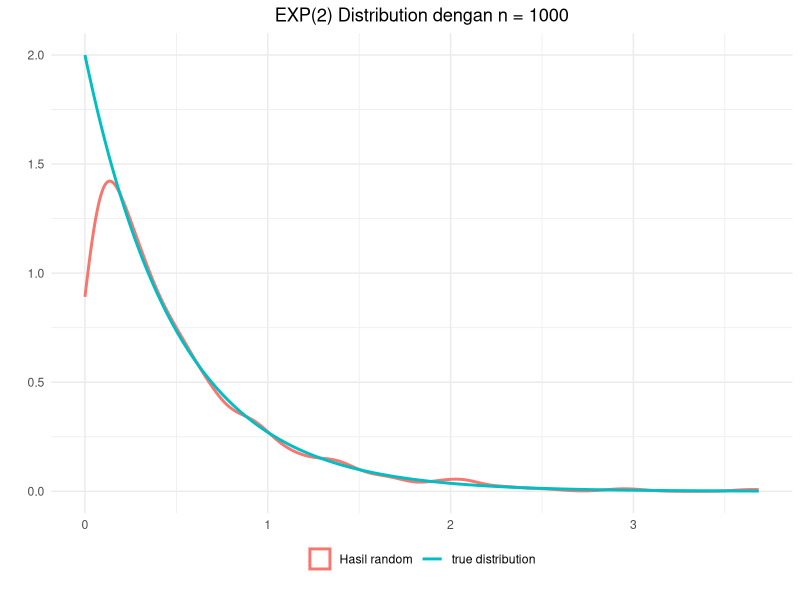
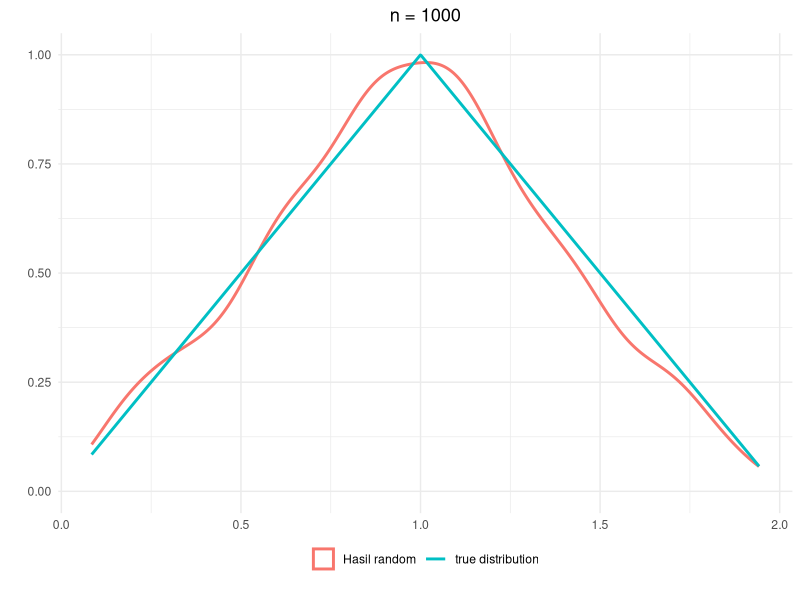
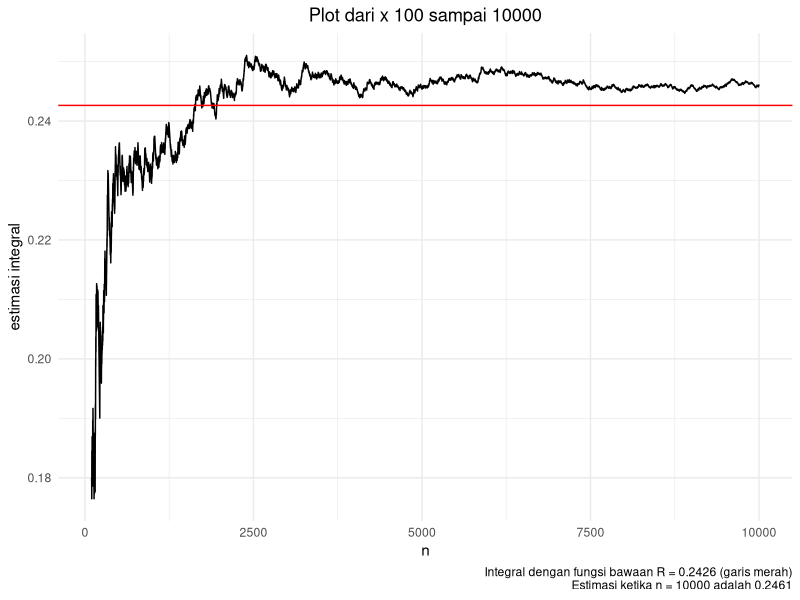
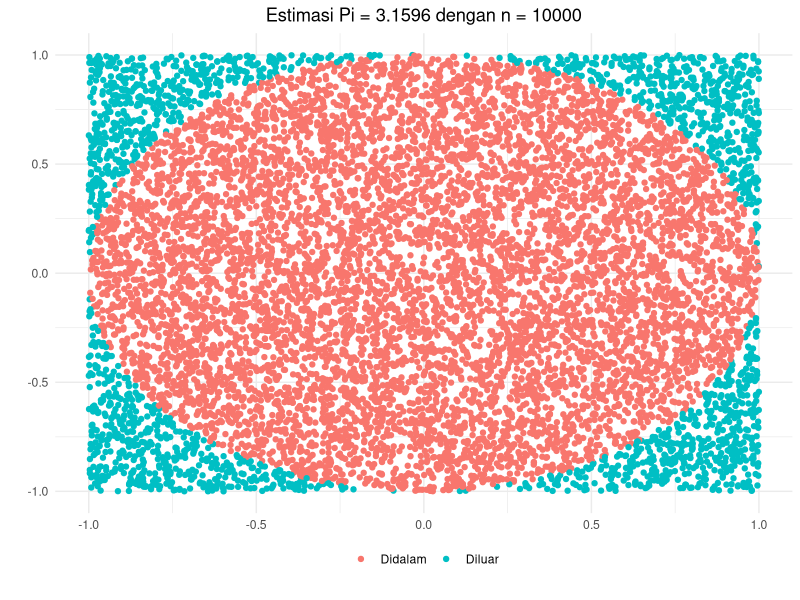

The R script that drew these images, in order:
## ---- chunk 1
library(ggplot2)
## ---- chunk 2
beta <- 0.5 
n <- 1000
x <- runif(n)
y <- -beta*log(1-x)

ggplot() +
      geom_density(data = data.frame(x = y), 
                   aes(x, color = "Hasil random"), size = 1) +
      stat_function(fun = dexp, n = 1000, args = list(rate = 1/beta), 
                                size = 1, aes(color = "true distribution")) +
      labs(x = "", y = "", title = "EXP(2) Distribution dengan n = 1000") +
      theme_minimal() +
      theme(legend.position = "bottom",
            legend.title = element_blank(),
            legend.box.margin = margin(-20, 0, 10, 0),
            plot.title = element_text(hjust = 0.5))
## ---- chunk 3
fx <- function(x){
      y <- rep(0, length(x))
      for(i in 1:length(x)){
            if((0<x[i]) & (x[i]<1)) y[i] <- x[i]
            else if((1 <= x[i]) & (x[i] < 2)) y[i] <- 2 - x[i]
            else y[i] <- 0
      }
      y
}
## ---- chunk 4
rejection <- function(fx, a, b, k){
      while (TRUE) {
            x <- runif(1, a, b)
            y <- runif(1, 0, k)
            if(y < fx(x)) return(x) 
      }
}
## ---- chunk 5
rand.fx <- function(n){
      y <- rep(0, n)
      for(i in 1:n){
            y[i] <- rejection(fx, 0, 2, 1)
      }
      y
}
## ---- chunk 6
y <- rand.fx(1000)

ggplot() +
      geom_density(data = data.frame(x = y), 
                   aes(x, color = "Hasil random"), size = 1) +
      stat_function(fun = fx, n = 1000, 
                                size = 1, aes(color = "true distribution")) +
      labs(x = "", y = "", title = "n = 1000") +
      theme_minimal() +
      theme(legend.position = "bottom",
            legend.title = element_blank(),
            legend.box.margin = margin(-20, 0, 10, 0),
            plot.title = element_text(hjust = 0.5))
## ---- chunk 7
a <- 0
b <- 1
f <- function(x) ((sin(10 * x^2))^2 * sin(x)) * x + 0.1

n <- 100000
x <- runif(n, a, b)
y <- f(x)
ybar <- mean(y)
integral <- (b-a)*ybar
integral
## ---- chunk 8
integrate(f, a, b)
## ---- chunk 9
a1 <- 0
b1 <- pi
a2 <- 0
b2 <- 2*pi
a3 <- 10
b3 <- 11

n <- 1000000
x <- runif(n,a1,b1)
y <- runif(n,a2,b2)
z <- runif(n,a3,b3)

fs.int <- function(x,y,z){
      k<-9/(2*pi)
      (sin(x))^3*k*z^2
}

fs <- fs.int(x,y,z)
int <- (b3-a3) * (b2-a2) * (b1-a1) * mean(fs)
int
## ---- chunk 10
simulasiIntegral <- function(n, func, xmin = 0, xmax = 1, batasBawahPlot = 100, k = 1, plot = TRUE){
      res <- rep(0, n)
      numberIn <- 0
      for(i in 1:n){
            x1 <- runif(1, xmin, xmax)
            y1 <- runif(1, 0, k)
            g1 <- func(x1)
            if(y1 <= g1){
                  numberIn <- numberIn + 1
            }
            res[i] <- numberIn/i
      }
      
      if(plot){
         if(n < batasBawahPlot) batasBawahPlot <- 0
         realInt <- integrate(func, xmin, xmax)$value
      
         require(ggplot2)
         ggplot() +
               geom_line(data = data.frame(y = res[batasBawahPlot:n]), aes(y = y, x = batasBawahPlot:n)) +
               geom_hline(yintercept = realInt, color = "red") +
               labs(x = "n", 
                    y = "estimasi integral", 
                    title = paste("Plot dari x", batasBawahPlot, "sampai", n),
                    caption = paste("Integral dengan fungsi bawaan R =", round(realInt,4), "(garis merah)\nEstimasi ketika n =", n , "adalah", res[n])) +
               theme_minimal() +
               theme(legend.position = "bottom",
                     legend.title = element_blank(),
                     legend.box.margin = margin(-20, 0, 10, 0),
                     plot.title = element_text(hjust = 0.5))
      } else{
         return(res[n])
      }
}
## ---- chunk 11
f <- function(x) ((sin(10 * x^2))^2 * sin(x)) * x + 0.1
set.seed(72)
simulasiIntegral(10000, func = f)
## ---- chunk 12
getPi <- function(n, plot = FALSE){
   x <- runif(n, -1, 1)
   y <- runif(n, -1, 1)   
   
   # Menghitung titik yang ada didalam lingkaran
   z <- sqrt(x^2 + y^2)
   inCircle <- sum(z <= 1)
   estimasi <- 4 * inCircle / n  
   
   if(plot){
      require(ggplot2)
      df <- data.frame(x = x,
                       y = y,
                       inCircle = ifelse(z <= 1, "Didalam", "Diluar"))
      ggplot() +
         geom_point(data = df, aes(x = x, y = y, color = inCircle)) +
         labs(x = "", 
              y = "",
              title = paste("Estimasi Pi =", estimasi, "dengan n =", n)) +
         theme_minimal() +
         theme(legend.position = "bottom",
               legend.title = element_blank(),
               legend.box.margin = margin(-20, 0, 10, 0),
               plot.title = element_text(hjust = 0.5))
         
   } else{
      estimasi
   }
}
## ---- chunk 13
set.seed(27)
getPi(10000, plot = TRUE)
## ---- chunk 14
set.seed(72)
estimasiPi <- getPi(1000000, plot = FALSE)
estimasiPi
## ---- chunk 15
pi
## ---- chunk 16
estimasiPi - pi
